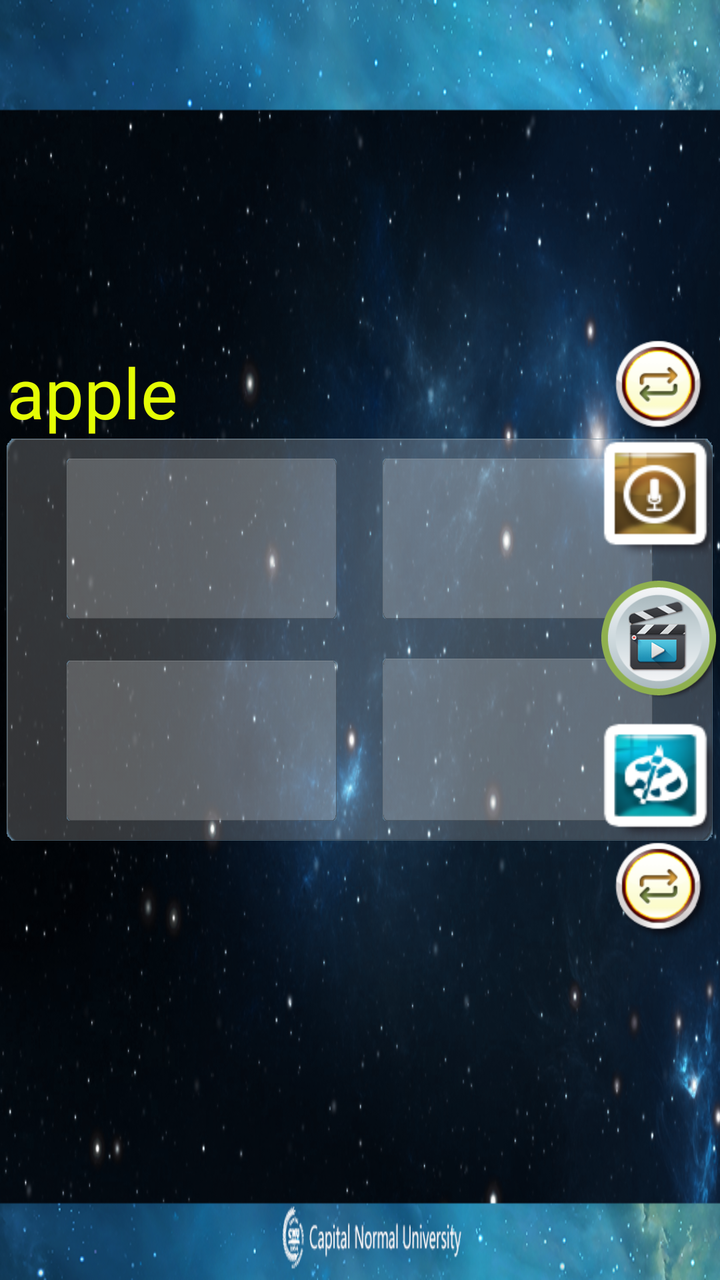
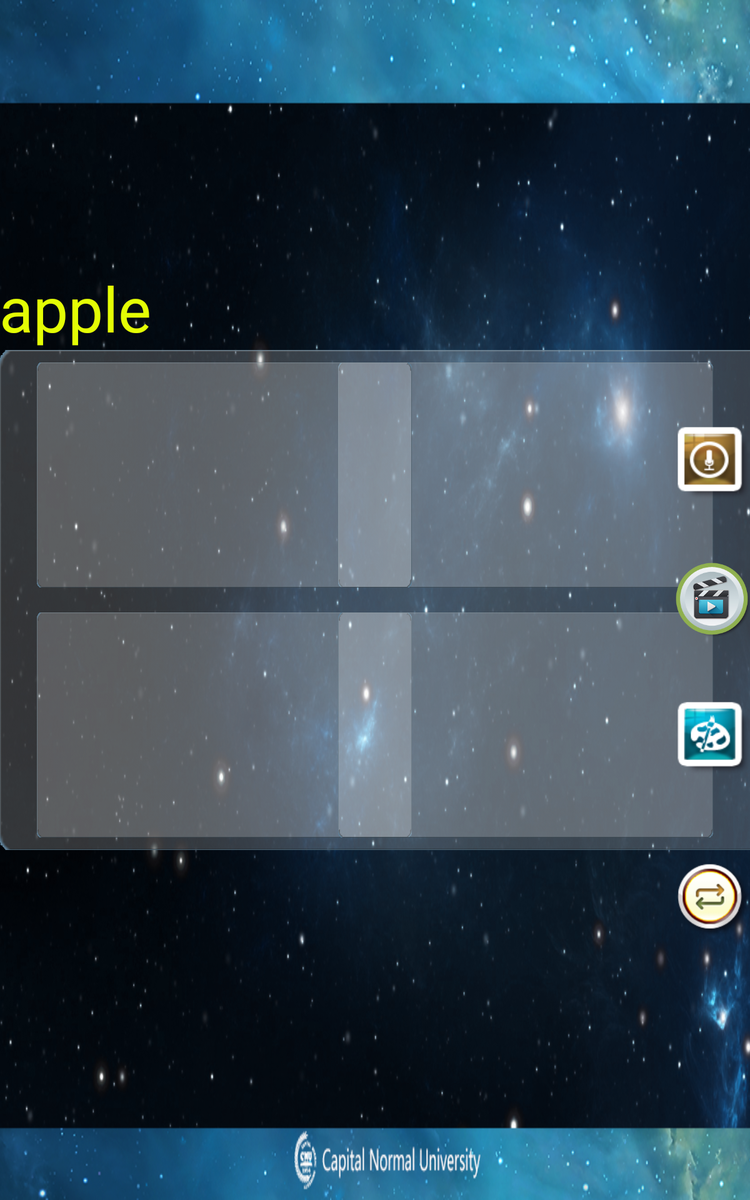

One screen, two layout resources from the same app: the default and the repository's alternative for another configuration. Each is rendered where Android would select it; the XML of both is given below.
<!-- AndroidManifest.xml: application theme AppTheme -->
<!-- res/layout/activity_show.xml -->
<?xml version="1.0" encoding="utf-8"?>
<RelativeLayout
        xmlns:android="http://schemas.android.com/apk/res/android"
        xmlns:tools="http://schemas.android.com/tools"
        android:layout_width="match_parent"
        android:layout_height="match_parent"
        android:paddingLeft="@dimen/activity_horizontal_margin"
        android:paddingRight="@dimen/activity_horizontal_margin"
        android:paddingTop="@dimen/activity_vertical_margin"
        android:paddingBottom="@dimen/activity_vertical_margin"
        android:background="@drawable/background"
        tools:context="cn.cnu.smartbook.androidUI.ShowActivity">

    <FrameLayout
            android:layout_width="wrap_content"
            android:layout_height="wrap_content"
            android:id="@+id/fl"
            android:layout_centerVertical="true"
            android:layout_centerHorizontal="true">

        <ImageView
                android:layout_width="353dp"
                android:layout_height="201dp"
                android:background="@drawable/glasses"
                android:id="@+id/imageView4"
                >

        </ImageView>


        <ImageView
                android:layout_width="135dp"
                android:layout_height="80dp"
                android:background="@drawable/glasses"
                android:id="@+id/right_top"
                android:layout_gravity="right|top"
                android:layout_marginRight="30dp"
                android:layout_marginTop="10dp"/>

        <ImageView
                android:layout_width="135dp"
                android:layout_height="80dp"
                android:background="@drawable/glasses"
                android:id="@+id/left_bottom"
                android:layout_gravity="left|bottom"
                android:layout_marginLeft="30dp"
                android:layout_marginBottom="10dp"/>

        <ImageView
                android:layout_width="135dp"
                android:layout_height="81dp"
                android:background="@drawable/glasses"
                android:id="@+id/right_bottom"
                android:layout_gravity="right|bottom"
                android:layout_marginRight="30dp"
                android:layout_marginBottom="10dp"/>

        <ImageView
                android:layout_width="135dp"
                android:layout_height="80dp"
                android:background="@drawable/glasses"
                android:id="@+id/left_top"
                android:layout_gravity="left|top"
                android:layout_marginLeft="30dp"
                android:layout_marginTop="10dp"/>
    </FrameLayout>

    <TextView
            android:layout_width="wrap_content"
            android:layout_height="wrap_content"
            android:text="apple"
            android:textSize="35sp"
            android:textColor="#e4fd05"
            android:id="@+id/textView"
            android:layout_above="@+id/fl" android:layout_alignLeft="@+id/fl" android:layout_alignStart="@+id/fl"/>

    <ImageView
            android:layout_width="50dp"
            android:layout_height="50dp"
            android:id="@+id/fresh"
            android:onClick="fresh"
            android:background="@drawable/fresh"
            android:layout_above="@+id/fl"
            android:layout_alignRight="@+id/fl"
            android:layout_alignEnd="@+id/fl"/>

    <ImageButton
            android:layout_width="60dp"
            android:layout_height="60dp"
            android:id="@+id/video"
            android:onClick="video"
            android:background="@drawable/video"
            android:layout_centerVertical="true"
            android:layout_alignParentRight="true"
            android:layout_alignParentEnd="true"/>

    <ImageButton
            android:layout_width="60dp"
            android:layout_height="60dp"
            android:id="@+id/image"
            android:onClick="image"
            android:background="@drawable/picbtn"
            android:layout_above="@+id/next" android:layout_alignLeft="@+id/video"
            android:layout_alignStart="@+id/video"/>

    <ImageButton
            android:layout_width="60dp"
            android:layout_height="60dp"
            android:id="@+id/record"
            android:onClick="record"
            android:background="@drawable/audbtn"
            android:layout_below="@+id/fresh" android:layout_alignParentRight="true"
            android:layout_alignParentEnd="true"/>

    <ImageView
            android:layout_width="50dp"
            android:layout_height="50dp"
            android:id="@+id/next"
            android:onClick="next"
            android:background="@drawable/fresh"
            android:layout_below="@+id/fl"
            android:layout_alignRight="@+id/fresh"
            android:layout_alignEnd="@+id/fresh"
           />


</RelativeLayout>
<!-- resources referenced by this layout -->
<resources>
  <!-- drawable audbtn: png bitmap (drawable, 7804 bytes) -->
  <!-- drawable background: png bitmap (drawable, 783411 bytes) -->
  <!-- drawable fresh: png bitmap (drawable, 11718 bytes) -->
  <!-- drawable glasses: png bitmap (drawable, 17840 bytes) -->
  <!-- drawable picbtn: png bitmap (drawable, 7718 bytes) -->
  <!-- drawable video: png bitmap (drawable, 25611 bytes) -->
  <style name="AppTheme" parent="Theme.AppCompat.Light.DarkActionBar">
          
          <item name="colorPrimary">@color/colorPrimary</item>
          <item name="colorPrimaryDark">@color/colorPrimaryDark</item>
          <item name="colorAccent">@color/colorAccent</item>
          <item name="android:windowFullscreen">true</item>
      </style>
</resources>
<!-- res/layout-large/activity_show.xml (the repository's variant of the layout above) -->
<!-- drawn on a 7-inch tablet held upright -->
<?xml version="1.0" encoding="utf-8"?>
<RelativeLayout
        xmlns:android="http://schemas.android.com/apk/res/android"
        xmlns:tools="http://schemas.android.com/tools"
        android:layout_width="match_parent"
        android:layout_height="match_parent"
        android:paddingLeft="@dimen/activity_horizontal_margin"
        android:paddingRight="@dimen/activity_horizontal_margin"
        android:paddingTop="@dimen/activity_vertical_margin"
        android:paddingBottom="@dimen/activity_vertical_margin"
        android:background="@drawable/background"
        tools:context="cn.cnu.smartbook.androidUI.ShowActivity">

    <FrameLayout
            android:layout_width="wrap_content"
            android:layout_height="wrap_content"
            android:id="@+id/fl"
            android:layout_centerVertical="true"
            android:layout_centerHorizontal="true">

        <ImageView
                android:layout_width="700dp"
                android:layout_height="400dp"
                android:background="@drawable/glasses"
                android:id="@+id/imageView4"
                >

        </ImageView>


        <ImageView
                android:layout_width="300dp"
                android:layout_height="180dp"
                android:background="@drawable/glasses"
                android:id="@+id/right_top"
                android:layout_gravity="right|top"
                android:layout_marginRight="30dp"
                android:layout_marginTop="10dp"/>

        <ImageView
                android:layout_width="300dp"
                android:layout_height="180dp"
                android:background="@drawable/glasses"
                android:id="@+id/left_bottom"
                android:layout_gravity="left|bottom"
                android:layout_marginLeft="30dp"
                android:layout_marginBottom="10dp"/>

        <ImageView
                android:layout_width="300dp"
                android:layout_height="180dp"
                android:background="@drawable/glasses"
                android:id="@+id/right_bottom"
                android:layout_gravity="right|bottom"
                android:layout_marginRight="30dp"
                android:layout_marginBottom="10dp"/>

        <ImageView
                android:layout_width="300dp"
                android:layout_height="180dp"
                android:background="@drawable/glasses"
                android:id="@+id/left_top"
                android:layout_gravity="left|top"
                android:layout_marginLeft="30dp"
                android:layout_marginTop="10dp"/>
    </FrameLayout>

    <TextView
            android:layout_width="wrap_content"
            android:layout_height="wrap_content"
            android:text="apple"
            android:textSize="50sp"
            android:textColor="#e4fd05"
            android:id="@+id/textView"
            android:layout_above="@+id/fl"
            android:layout_alignLeft="@+id/fl"
            android:layout_alignStart="@+id/fl"/>

    <ImageButton
            android:layout_width="60dp"
            android:layout_height="60dp"
            android:id="@+id/video"
            android:onClick="video"
            android:background="@drawable/video"
            android:layout_centerVertical="true"
            android:layout_alignParentRight="true"
            android:layout_alignParentEnd="true"/>

    <ImageButton
            android:layout_width="60dp"
            android:layout_height="60dp"
            android:id="@+id/image"
            android:onClick="image"
            android:background="@drawable/picbtn"
            android:layout_marginTop="50dp"
            android:layout_below="@+id/video"
            android:layout_alignLeft="@+id/video"
            android:layout_alignStart="@+id/video"/>

    <ImageButton
            android:layout_width="60dp"
            android:layout_height="60dp"
            android:id="@+id/record"
            android:onClick="record"
            android:background="@drawable/audbtn"
            android:layout_above="@+id/video"
            android:layout_alignLeft="@+id/video"
            android:layout_alignStart="@+id/video"
            android:layout_marginBottom="50dp"/>

    <ImageView
            android:layout_width="60dp"
            android:layout_height="60dp"
            android:id="@+id/next"
            android:onClick="next"
            android:layout_marginTop="10dp"
            android:background="@drawable/fresh"
            android:layout_below="@+id/fl"
            android:layout_alignRight="@+id/fl"
            android:layout_alignEnd="@+id/fl"/>


</RelativeLayout>
